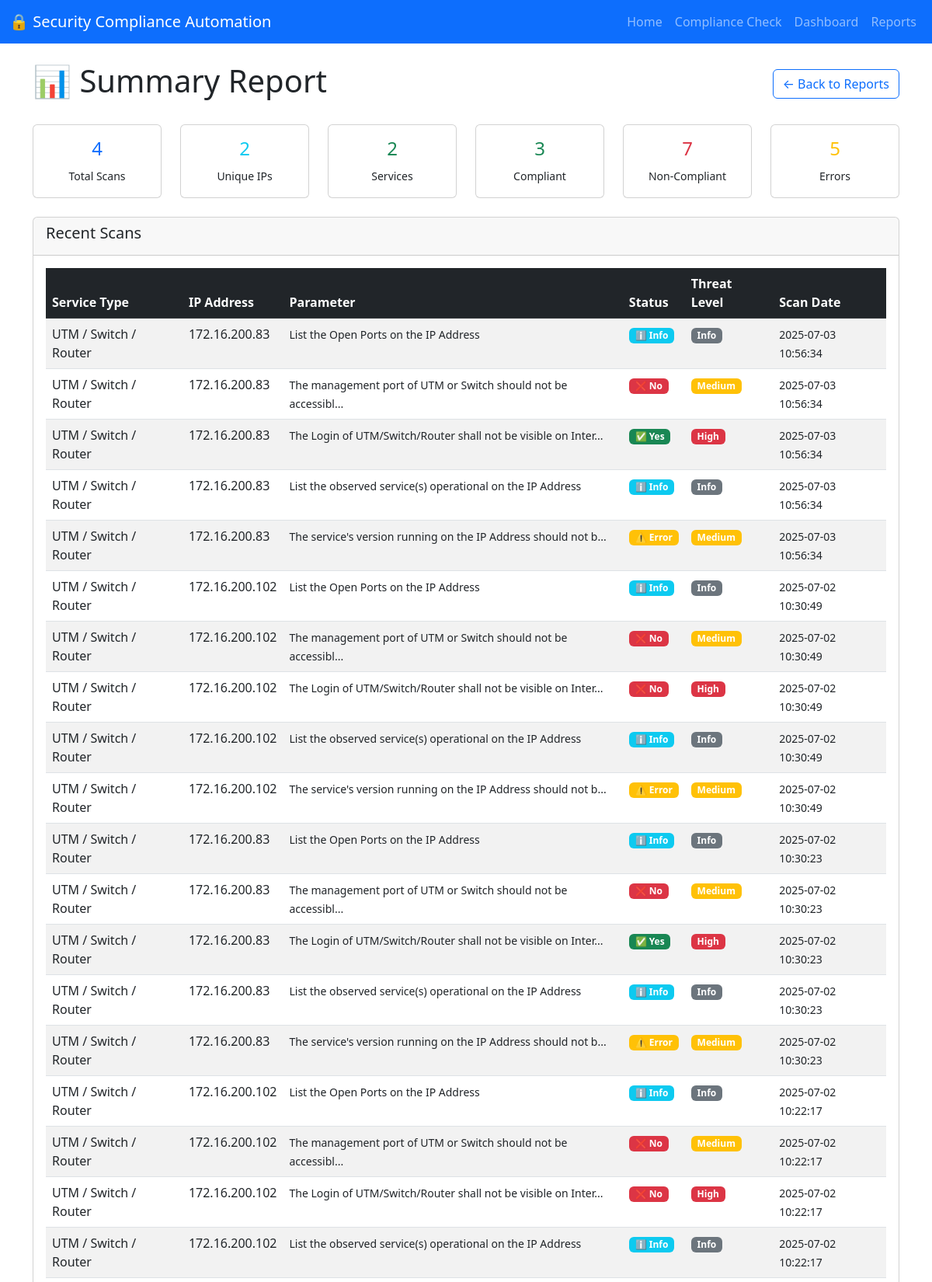
Page /reports/quick/summary (upper part) on the committed database.
### tables this page shows
CREATE TABLE compliance_results
                     (id INTEGER PRIMARY KEY AUTOINCREMENT,
                      scan_date TIMESTAMP,
                      service_type TEXT,
                      ip_address TEXT,
                      domain TEXT,
                      sr_no INTEGER,
                      parameter TEXT,
                      compliance_status TEXT,
                      threat_level TEXT,
                      remarks TEXT,
                      command_used TEXT,
                      hostname TEXT,
                      target_type TEXT);

### app.py (the view, shortened to what this page needs)
@app.route('/reports/quick/<report_type>')
def quick_report(report_type):
    try:
        conn = sqlite3.connect('compliance_results.db')
        if report_type == 'summary':
            summary_query = """
                SELECT
                    COUNT(DISTINCT ip_address || service_type || DATE(scan_date)) as total_scans,
                    COUNT(DISTINCT ip_address) as unique_ips,
                    COUNT(DISTINCT service_type) as services_count,
                    SUM(CASE WHEN compliance_status = 'Yes' THEN 1 ELSE 0 END) as compliant_count,
                    SUM(CASE WHEN compliance_status = 'No' THEN 1 ELSE 0 END) as non_compliant_count,
                    SUM(CASE WHEN compliance_status = 'Error' THEN 1 ELSE 0 END) as error_count
                FROM compliance_results
            """
            summary = conn.execute(summary_query).fetchone()
            recent_query = "SELECT * FROM compliance_results ORDER BY scan_date DESC LIMIT 50"
            recent_data = pd.read_sql_query(recent_query, conn)
            conn.close()
            return render_template('quick_summary.html',
                                 summary=summary,
                                 recent_data=recent_data.to_dict('records'))
        else:
            flash('Invalid report type.', 'error')
            return redirect(url_for('reports'))
    except Exception as e:
        flash(f'Error generating quick report: {str(e)}', 'error')
        return redirect(url_for('reports'))

### templates/quick_summary.html (shortened to what this page needs)
<!DOCTYPE html>
<html lang="en">
<head>
    <link href="https://cdn.jsdelivr.net/npm/bootstrap@5.3.0/dist/css/bootstrap.min.css" rel="stylesheet">
</head>
<body>
<nav class="navbar navbar-expand-lg navbar-dark bg-primary">
  <div class="container-fluid">
    <a class="navbar-brand" href="/">🔒 Security Compliance Automation</a>
    <div class="collapse navbar-collapse" id="navbarNav">
      <ul class="navbar-nav ms-auto">
        <li class="nav-item">
          <a class="nav-link" href="/">Home</a>
        </li>
        <li class="nav-item">
          <a class="nav-link" href="/compliance">Compliance Check</a>
        </li>
        <li class="nav-item">
          <a class="nav-link" href="/dashboard">Dashboard</a>
        </li>
        <li class="nav-item">
          <a class="nav-link" href="/reports">Reports</a>
        </li>
      </ul>
    </div>
  </div>
</nav>
<div class="container mt-4">
    <div class="d-flex justify-content-between align-items-center mb-4">
        <h1>📊 Summary Report</h1>
        <a href="/reports" class="btn btn-outline-primary">← Back to Reports</a>
    </div>
    <div class="row mb-4">
        <div class="col-md-2">
            <div class="card text-center">
                <div class="card-body">
                    <h4 class="text-primary">{{ summary[0] }}</h4>
                    <small>Total Scans</small>
                </div>
            </div>
        </div>
        <div class="col-md-2">
            <div class="card text-center">
                <div class="card-body">
                    <h4 class="text-info">{{ summary[1] }}</h4>
                    <small>Unique IPs</small>
                </div>
            </div>
        </div>
        <div class="col-md-2">
            <div class="card text-center">
                <div class="card-body">
                    <h4 class="text-success">{{ summary[2] }}</h4>
                    <small>Services</small>
                </div>
            </div>
        </div>
        <div class="col-md-2">
            <div class="card text-center">
                <div class="card-body">
                    <h4 class="text-success">{{ summary[3] }}</h4>
                    <small>Compliant</small>
                </div>
            </div>
        </div>
        <div class="col-md-2">
            <div class="card text-center">
                <div class="card-body">
                    <h4 class="text-danger">{{ summary[4] }}</h4>
                    <small>Non-Compliant</small>
                </div>
            </div>
        </div>
        <div class="col-md-2">
            <div class="card text-center">
                <div class="card-body">
                    <h4 class="text-warning">{{ summary[5] }}</h4>
                    <small>Errors</small>
                </div>
            </div>
        </div>
    </div>
    <div class="card">
        <div class="card-header">
            <h5>Recent Scans</h5>
        </div>
        <div class="card-body">
            {% if recent_data %}
            <div class="table-responsive">
                <table class="table table-striped table-hover">
                    <thead class="table-dark">
                        <tr>
                            <th>Service Type</th>
                            <th>IP Address</th>
                            <th>Parameter</th>
                            <th>Status</th>
                            <th>Threat Level</th>
                            <th>Scan Date</th>
                        </tr>
                    </thead>
                    <tbody>
                        {% for item in recent_data %}
                        <tr>
                            <td>{{ item.service_type }}</td>
                            <td>{{ item.ip_address }}</td>
                            <td>
                                <small>{{ item.parameter[:60] }}{% if item.parameter|length > 60 %}...{% endif %}</small>
                            </td>
                            <td>
                                {% if item.compliance_status == 'Yes' %}
                                <span class="badge bg-success">✅ Yes</span>
                                {% elif item.compliance_status == 'No' %}
                                <span class="badge bg-danger">❌ No</span>
                                {% elif item.compliance_status == 'Error' %}
                                <span class="badge bg-warning">⚠️ Error</span>
                                {% elif item.compliance_status == 'N/A' %}
                                <span class="badge bg-secondary">➖ N/A</span>
                                {% elif item.compliance_status == '-' %}
                                <span class="badge bg-info">ℹ️ Info</span>
                                {% else %}
                                <span class="badge bg-secondary">{{ item.compliance_status }}</span>
                                {% endif %}
                            </td>
                            <td>
                                <span class="badge bg-{{ 'danger' if item.threat_level == 'High' else 'warning' if item.threat_level == 'Medium' else 'info' if item.threat_level == 'Low' else 'secondary' }}">
                                    {{ item.threat_level }}
                                </span>
                            </td>
                            <td>
                                <small>{{ item.scan_date }}</small>
                            </td>
                        </tr>
                        {% endfor %}
                    </tbody>
                </table>
            </div>
            {% else %}
            <p class="text-muted">No recent data available.</p>
            {% endif %}
        </div>
    </div>
</div>
</body>
</html>

### rows in the picture
compliance_results: service_type "UTM / Switch / Router", ip_address "172.16.200.83", parameter "List the Open Ports on the IP Address", compliance_status "ℹ️ Info", threat_level "Info", scan_date "2025-07-03 10:56:34"
compliance_results: service_type "UTM / Switch / Router", ip_address "172.16.200.83", parameter "The management port of UTM or Switch should not be accessibl", compliance_status "❌ No", threat_level "Medium", scan_date "2025-07-03 10:56:34"
compliance_results: service_type "UTM / Switch / Router", ip_address "172.16.200.83", parameter "The Login of UTM/Switch/Router shall not be visible on Inter", compliance_status "✅ Yes", threat_level "High", scan_date "2025-07-03 10:56:34"
compliance_results: service_type "UTM / Switch / Router", ip_address "172.16.200.83", parameter "List the observed service(s) operational on the IP Address", compliance_status "ℹ️ Info", threat_level "Info", scan_date "2025-07-03 10:56:34"
compliance_results: service_type "UTM / Switch / Router", ip_address "172.16.200.83", parameter "The service's version running on the IP Address should not b", compliance_status "⚠️ Error", threat_level "Medium", scan_date "2025-07-03 10:56:34"
compliance_results: service_type "UTM / Switch / Router", ip_address "172.16.200.102", parameter "List the Open Ports on the IP Address", compliance_status "ℹ️ Info", threat_level "Info", scan_date "2025-07-02 10:30:49"
compliance_results: service_type "UTM / Switch / Router", ip_address "172.16.200.102", parameter "The management port of UTM or Switch should not be accessibl", compliance_status "❌ No", threat_level "Medium", scan_date "2025-07-02 10:30:49"
compliance_results: service_type "UTM / Switch / Router", ip_address "172.16.200.102", parameter "The Login of UTM/Switch/Router shall not be visible on Inter", compliance_status "❌ No", threat_level "High", scan_date "2025-07-02 10:30:49"
compliance_results: service_type "UTM / Switch / Router", ip_address "172.16.200.102", parameter "List the observed service(s) operational on the IP Address", compliance_status "ℹ️ Info", threat_level "Info", scan_date "2025-07-02 10:30:49"
compliance_results: service_type "UTM / Switch / Router", ip_address "172.16.200.102", parameter "The service's version running on the IP Address should not b", compliance_status "⚠️ Error", threat_level "Medium", scan_date "2025-07-02 10:30:49"
compliance_results: service_type "UTM / Switch / Router", ip_address "172.16.200.83", parameter "List the Open Ports on the IP Address", compliance_status "ℹ️ Info", threat_level "Info", scan_date "2025-07-02 10:30:23"
compliance_results: service_type "UTM / Switch / Router", ip_address "172.16.200.83", parameter "The management port of UTM or Switch should not be accessibl", compliance_status "❌ No", threat_level "Medium", scan_date "2025-07-02 10:30:23"
compliance_results: service_type "UTM / Switch / Router", ip_address "172.16.200.83", parameter "The Login of UTM/Switch/Router shall not be visible on Inter", compliance_status "✅ Yes", threat_level "High", scan_date "2025-07-02 10:30:23"
compliance_results: service_type "UTM / Switch / Router", ip_address "172.16.200.83", parameter "List the observed service(s) operational on the IP Address", compliance_status "ℹ️ Info", threat_level "Info", scan_date "2025-07-02 10:30:23"
compliance_results: service_type "UTM / Switch / Router", ip_address "172.16.200.83", parameter "The service's version running on the IP Address should not b", compliance_status "⚠️ Error", threat_level "Medium", scan_date "2025-07-02 10:30:23"
compliance_results: service_type "UTM / Switch / Router", ip_address "172.16.200.102", parameter "List the Open Ports on the IP Address", compliance_status "ℹ️ Info", threat_level "Info", scan_date "2025-07-02 10:22:17"
compliance_results: service_type "UTM / Switch / Router", ip_address "172.16.200.102", parameter "The management port of UTM or Switch should not be accessibl", compliance_status "❌ No", threat_level "Medium", scan_date "2025-07-02 10:22:17"
compliance_results: service_type "UTM / Switch / Router", ip_address "172.16.200.102", parameter "The Login of UTM/Switch/Router shall not be visible on Inter", compliance_status "❌ No", threat_level "High", scan_date "2025-07-02 10:22:17"
compliance_results: service_type "UTM / Switch / Router", ip_address "172.16.200.102", parameter "List the observed service(s) operational on the IP Address", compliance_status "ℹ️ Info", threat_level "Info", scan_date "2025-07-02 10:22:17"

### other values in the picture
{{ summary[0] }} "4"
{{ summary[1] }} "2"
{{ summary[2] }} "2"
{{ summary[3] }} "3"
{{ summary[4] }} "7"
{{ summary[5] }} "5"
